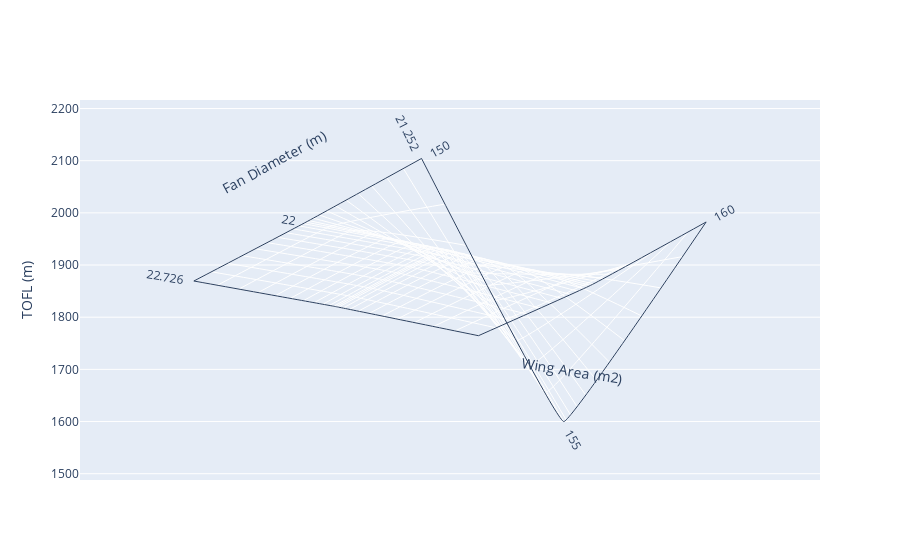

Write notebook code for a chart like this one.
### Code cell
draw_carpet(input["WingArea"],input["FanDiameter"],output["takeoff_field_length_computed"],'Wing Area (m2)',"Fan Diameter (m)","TOFL (m)")

### Figure 1 — Plotly figure (JSON) as saved in the notebook; plotly's stock layout.template omitted (floating-point values rounded to 4 significant figures)
{"data": [{"a": [150, 150, 150, 155, 155, 155, 160, 160, 160], "aaxis": {"minorgridcount": 10, "smoothing": 0.1, "title": {"text": "Wing Area (m2)"}}, "b": [22.73, 22, 21.25, 22.73, 22, 21.25, 22.73, 22, 21.25], "baxis": {"minorgridcount": 10, "smoothing": 0.2, "title": {"text": "Fan Diameter (m)"}}, "cheaterslope": 0.8, "type": "carpet", "y": [1869.0, 1982.0, 2104.0, 1820.0, 1929.0, 1600.0, 1765.0, 1861.0, 1983.0], "yaxis": "y"}], "layout": {"yaxis": {"title": {"text": "TOFL (m)"}}}}
